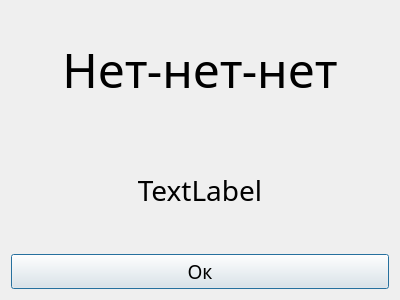
<?xml version="1.0" encoding="UTF-8"?>
<ui version="4.0">
 <class>NoNoNo</class>
 <widget class="QDialog" name="NoNoNo">
  <property name="geometry">
   <rect>
    <x>0</x>
    <y>0</y>
    <width>400</width>
    <height>300</height>
   </rect>
  </property>
  <property name="font">
   <font>
    <family>GOST type A</family>
    <pointsize>14</pointsize>
   </font>
  </property>
  <property name="windowTitle">
   <string>Dialog</string>
  </property>
  <layout class="QVBoxLayout" name="verticalLayout">
   <item>
    <widget class="QLabel" name="label">
     <property name="font">
      <font>
       <family>GOST type A</family>
       <pointsize>36</pointsize>
      </font>
     </property>
     <property name="text">
      <string>Нет-нет-нет</string>
     </property>
     <property name="alignment">
      <set>Qt::AlignmentFlag::AlignCenter</set>
     </property>
    </widget>
   </item>
   <item>
    <widget class="QLabel" name="label_2">
     <property name="font">
      <font>
       <family>GOST type A</family>
       <pointsize>21</pointsize>
      </font>
     </property>
     <property name="text">
      <string>TextLabel</string>
     </property>
     <property name="alignment">
      <set>Qt::AlignmentFlag::AlignCenter</set>
     </property>
    </widget>
   </item>
   <item>
    <widget class="QPushButton" name="pushButton_2">
     <property name="text">
      <string>Ок</string>
     </property>
    </widget>
   </item>
  </layout>
 </widget>
 <resources/>
 <connections/>
</ui>
